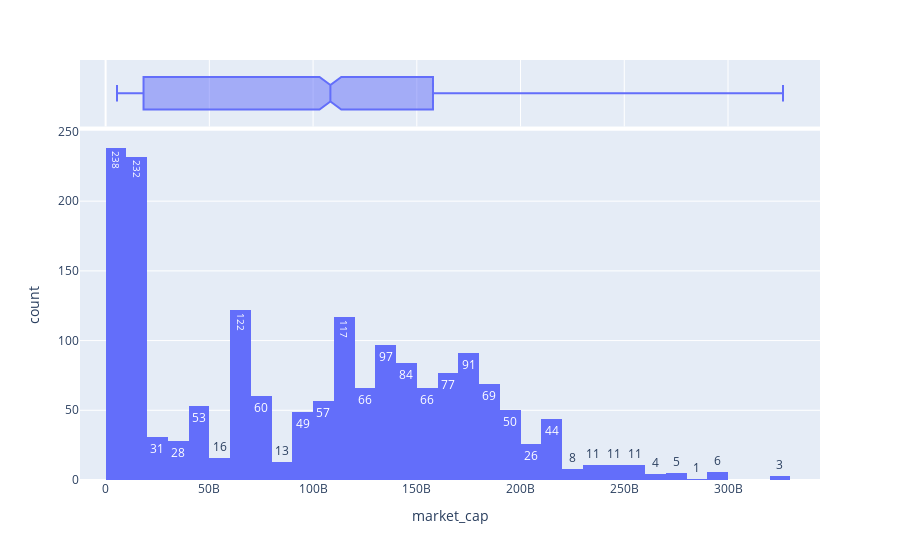

The code cell stored with this chart in its notebook:
### Code cell
px.histogram(data_frame=df, x='market_cap',text_auto=True, marginal='box')

### Figure 1 — Plotly figure (JSON) as saved in the notebook; plotly's stock layout.template omitted (floating-point values rounded to 4 significant figures; data arrays with more than 128 entries replaced by an {"elided": "..."} marker saying what was removed)
{"data": [{"alignmentgroup": "True", "bingroup": "x", "hovertemplate": "market_cap=%{x}<br>count=%{y}<extra></extra>", "legendgroup": "", "marker": {"color": "#636efa", "pattern": {"shape": ""}}, "name": "", "offsetgroup": "", "orientation": "v", "showlegend": false, "texttemplate": "%{value}", "type": "histogram", "x": {"elided": "1746 int values"}, "xaxis": "x", "yaxis": "y"}, {"alignmentgroup": "True", "hovertemplate": "market_cap=%{x}<extra></extra>", "legendgroup": "", "marker": {"color": "#636efa"}, "name": "", "notched": true, "offsetgroup": "", "showlegend": false, "type": "box", "x": {"elided": "1746 int values"}, "xaxis": "x2", "yaxis": "y2"}], "layout": {"barmode": "relative", "legend": {"tracegroupgap": 0}, "margin": {"t": 60}, "xaxis": {"anchor": "y", "domain": [0, 1], "title": {"text": "market_cap"}}, "xaxis2": {"anchor": "y2", "domain": [0, 1], "matches": "x", "showgrid": true, "showticklabels": false}, "yaxis": {"anchor": "x", "domain": [0, 0.8316], "title": {"text": "count"}}, "yaxis2": {"anchor": "x2", "domain": [0.8416, 1], "matches": "y2", "showgrid": false, "showline": false, "showticklabels": false, "ticks": ""}}}
